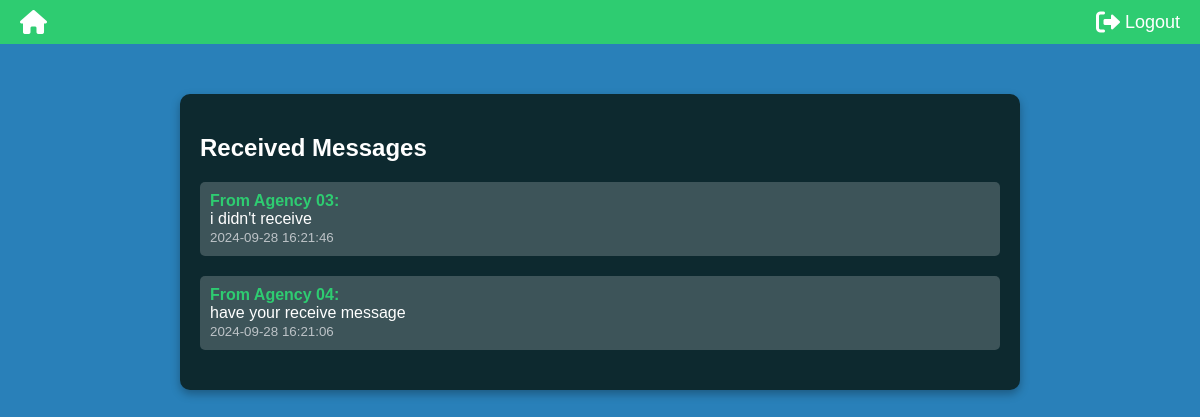
Screenshot of /fetch_messages.php (signed in) with the database file from the repository.
### tables this page shows
CREATE TABLE `messages` (
  `id` int(11) NOT NULL,
  `sender_agency_id` int(11) DEFAULT NULL,
  `receiver_agency_id` int(11) DEFAULT NULL,
  `message` text DEFAULT NULL,
  `timestamp` timestamp NOT NULL DEFAULT current_timestamp()
);

CREATE TABLE `agencies` (
  `id` int(11) NOT NULL,
  `name` varchar(255) NOT NULL,
  `email` varchar(255) NOT NULL,
  `password` varchar(255) NOT NULL,
  `contact_number` varchar(20) DEFAULT NULL,
  `expertise` text DEFAULT NULL,
  `resources` text DEFAULT NULL,
  `last_activity` timestamp NOT NULL DEFAULT current_timestamp(),
  `latitude` decimal(10,8) NOT NULL,
  `longitude` decimal(11,8) NOT NULL,
  `type` varchar(50) NOT NULL
);

### fetch_messages.php (the view, shortened to what this page needs)
<?php
include('header.php');
require 'db_connect.php';
$receiver_agency_id = $_SESSION['agency_id'];
$sql = "SELECT a.name, m.message, m.timestamp
        FROM messages m
        JOIN agencies a ON m.sender_agency_id = a.id
        WHERE m.receiver_agency_id = ?
        ORDER BY m.timestamp DESC";
$stmt = $conn->prepare($sql);
$stmt->bind_param("i", $receiver_agency_id);
$stmt->execute();
$result = $stmt->get_result();
?>
<!DOCTYPE html>
<html lang="en">
<head>
</head>
<body>
    <div class="container">
        <h2>Received Messages</h2>
        <?php
        while ($row = $result->fetch_assoc()) {
            echo "<div class='message'>
                    <strong>From " . htmlspecialchars($row['name']) . ":</strong><br>" .
                    htmlspecialchars($row['message']) . "<br>
                    <small>" . htmlspecialchars($row['timestamp']) . "</small>
                  </div>";
        }
        ?>
    </div>
</body>
</html>

### header.php (style rules this page uses)
body { margin: 0; padding: 0; font-family: Arial, sans-serif; background: #2980b9; color: #fff; }

### fetch_messages.php (style rules this page uses)
body { margin: 0; padding: 0; font-family: Arial, sans-serif; background: #2980b9; color: #fff; }
.container { max-width: 800px; margin: 50px auto; padding: 20px; background:rgb(13, 41, 47); border-radius: 10px; box-shadow: 0 4px 10px rgba(0, 0, 0, 0.3); }
.message { margin-bottom: 20px; padding: 10px; background: rgba(255, 255, 255, 0.2); border-radius: 5px; }
strong { color: #2ecc71; }
small { color: #bdc3c7; }

### rows the page displays
messages: sender_agency.name "Agency 03", message "i didn't receive", timestamp "2024-09-28 16:21:46"
messages: sender_agency.name "Agency 04", message "have your receive message", timestamp "2024-09-28 16:21:06"
